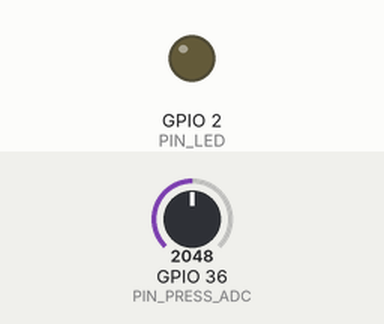
Bench run of a sketch on a simulated ESP32. Parts: output pins drawn as LEDs (lit = HIGH). The test bench sets the inputs (shaded band); at power-on: GPIO 36 (PIN_PRESS_ADC) = 2048 (analog values on the 0–4095 scale). What the sketch prints to the serial monitor is not drawn.

Above: at 5.8 s.
5.9 s: GPIO 36 (PIN_PRESS_ADC) set to 435
11.9 s: GPIO 36 (PIN_PRESS_ADC) set to 380
Timing chart, 0 to 26.6 s (numbered marks = the images above; inputs shaded):
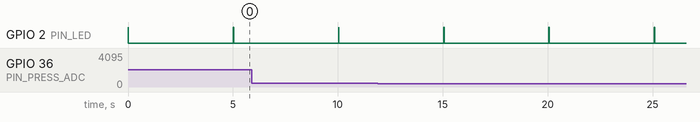

Measured:
- by itself, GPIO 2 (PIN_LED): alternates HIGH for 0.01 s and LOW for 5.0 s

The sketch:

sketch.ino
```cpp
/*
 * NeerSync Node N3: Tail-End Water Pressure Monitoring Wokwi Virtual Test
 * Simulates 0.5-4.5V pressure transducer scaled to ADC1_CH0 (GPIO36).
 */

#define PIN_PRESS_ADC 36
#define PIN_LED 2

static uint32_t seq = 1;

void setup() {
  Serial.begin(115200);
  pinMode(PIN_LED, OUTPUT);
  analogReadResolution(12);
  Serial.println(F("--- NeerSync Node N3 (Tail-End Pressure) Wokwi Simulation Started ---"));
}

void loop() {
  digitalWrite(PIN_LED, HIGH);

  // Read simulated pressure ADC (0 - 4095)
  int raw = analogRead(PIN_PRESS_ADC);
  // Map ADC count to kPa: raw=0 -> 0 kPa, raw=4095 -> 1000 kPa
  float pressure_kpa = (raw / 4095.0f) * 1000.0f;
  pressure_kpa = roundf(pressure_kpa * 10.0f) / 10.0f;
  float battery_v = 3.85f;
  int rssi = -81;

  Serial.print(F("{\"schema_version\":\"1.0\",\"node_id\":\"NS-UP-245123-N003\",\"lgd_gp_code\":\"245123\",\"scheme_id\":\"SCH-UP-245123\",\"ts\":\"2026-10-04T12:00:00Z\",\"seq\":"));
  Serial.print(seq++);
  Serial.print(F(",\"type\":\"pressure\",\"values\":{\"pressure_kpa\":"));
  Serial.print(pressure_kpa, 1);
  Serial.print(F("},\"battery_v\":"));
  Serial.print(battery_v, 2);
  Serial.print(F(",\"rssi_dbm\":"));
  Serial.print(rssi);
  Serial.println(F(",\"fw\":\"1.0.0\"}"));

  digitalWrite(PIN_LED, LOW);
  delay(5000);
}
```
